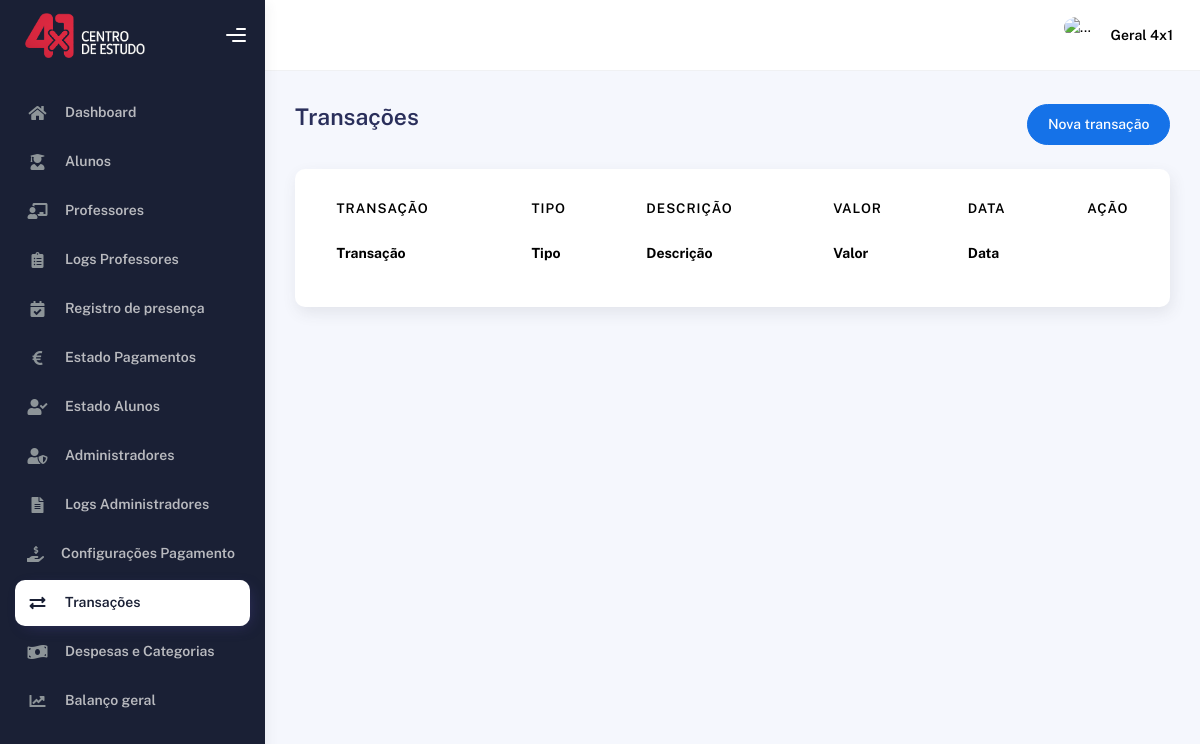
The app's page /transacoes.php (signed in), older data.
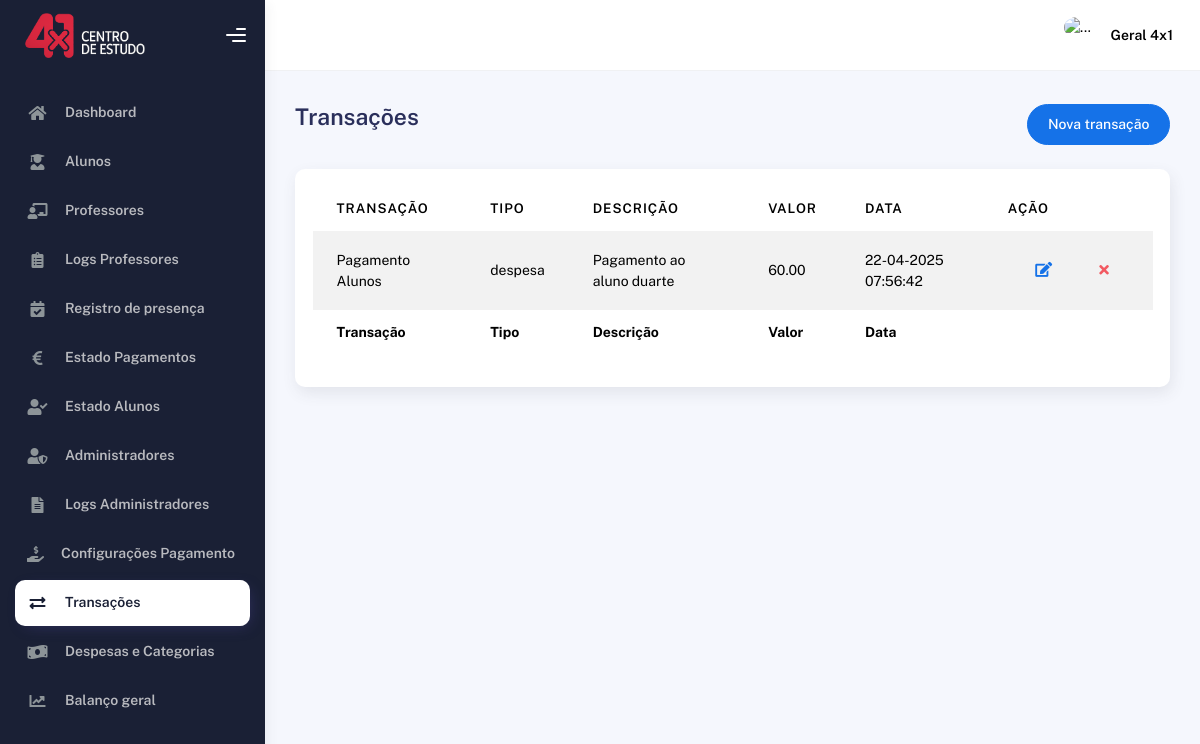
The same page, newer data.
### tables this page shows
CREATE TABLE IF NOT EXISTS `transacoes` (
  `id` int NOT NULL AUTO_INCREMENT,
  `idCategoria` int NOT NULL,
  `descricao` text NOT NULL,
  `valor` decimal(10,2) NOT NULL,
  `data` timestamp NOT NULL DEFAULT CURRENT_TIMESTAMP,
  PRIMARY KEY (`id`)
);

CREATE TABLE IF NOT EXISTS `categorias` (
  `id` int NOT NULL AUTO_INCREMENT,
  `nome` text NOT NULL,
  `tipo` enum('receita','despesa') NOT NULL,
  PRIMARY KEY (`id`)
);

### transacoes.php (the view, shortened to what this page needs)
<?php
    include('./head.php');
?>
</head>
  <body>
    <div class="wrapper">
      <?php
        include('./sideBar.php');
      ?>
        <div class="container">
          <div class="page-inner">
            <div
              class="d-flex align-items-left align-items-md-center flex-column flex-md-row pt-2 pb-4"
            >
              <div>
                <h3 class="fw-bold mb-3">Transações</h3>
              </div>
              <div class="ms-md-auto py-2 py-md-0">
                <a href="transacoesCriar.php" class="btn btn-primary btn-round">Nova transação</a>
              </div>
            </div>
            <div class="col-md-12">
                <div class="card">
                  <div class="card-body">
                    <div class="table-responsive">
                      <table
                        id="multi-filter-select"
                        class="display table table-striped table-hover"
                      >
                        <thead>
                          <tr>
                            <th>Transação</th>
                            <th>Tipo</th>
                            <th>Descrição</th>
                            <th>Valor</th>
                            <th>Data</th>
                            <th style="width: 10%">Ação</th>
                          </tr>
                        </thead>
                        <tfoot>
                          <tr>
                            <th>Transação</th>
                            <th>Tipo</th>
                            <th>Descrição</th>
                            <th>Valor</th>
                            <th>Data</th>
                          </tr>
                        </tfoot>
                        <tbody>
                          <?php
                            $sql = "SELECT t.id, nome, tipo, descricao, valor, DATE_FORMAT(data, '%d-%m-%Y %H:%i:%s') AS data FROM transacoes as t LEFT JOIN categorias as c ON t.idCategoria = c.id;";
                            $result = $con->query($sql);
                            if ($result->num_rows > 0) {
                                while ($row = $result->fetch_assoc()) {
                                    ?>
                                        <tr>
                                            <td><?php echo $row['nome'] ?></td>
                                            <td><?php echo $row['tipo'] ?></td>
                                            <td><?php echo $row['descricao'] ?></td>
                                            <td><?php echo $row['valor'] ?></td>
                                            <td><?php echo $row['data'] ?></td>
                                            <td>
                                                <div class="form-button-action">
                                                    <button
                                                        type="button"
                                                        class="btn btn-link btn-primary btn-lg"
                                                        data-original-title="Editar transação"
                                                        onclick="window.location.href='transacoesEdit.php?idTransacao=<?php echo $row['id']; ?>'"
                                                        >
                                                            <i class="fa fa-edit"></i>
                                                        </button>
                                                        <button
                                                            type="button"
                                                            data-bs-toggle="tooltip"
                                                            id="alert_demo_7"
                                                            class="btn btn-link btn-danger"
                                                            onclick="transacaoDelete(<?php echo $row['id']; ?>)"
                                                        >
                                                            <i class="fa fa-times"></i>
                                                    </button>
                                                </div>
                                            </td>
                                        </tr>
                                    <?php
                                }
                            }
                          ?>
                        </tbody>
                      </table>
                    </div>
                  </div>
                </div>
              </div>
          </div>
        </div>
      </div>
    </div>
  </body>
</html>

Row changes from the older to the newer data that the page shows:
added transacoes: idCategoria.nome "Pagamento Alunos", idCategoria.tipo "despesa", descricao "Pagamento ao aluno duarte", valor "60.00", data "22-04-2025 07:56:42"
